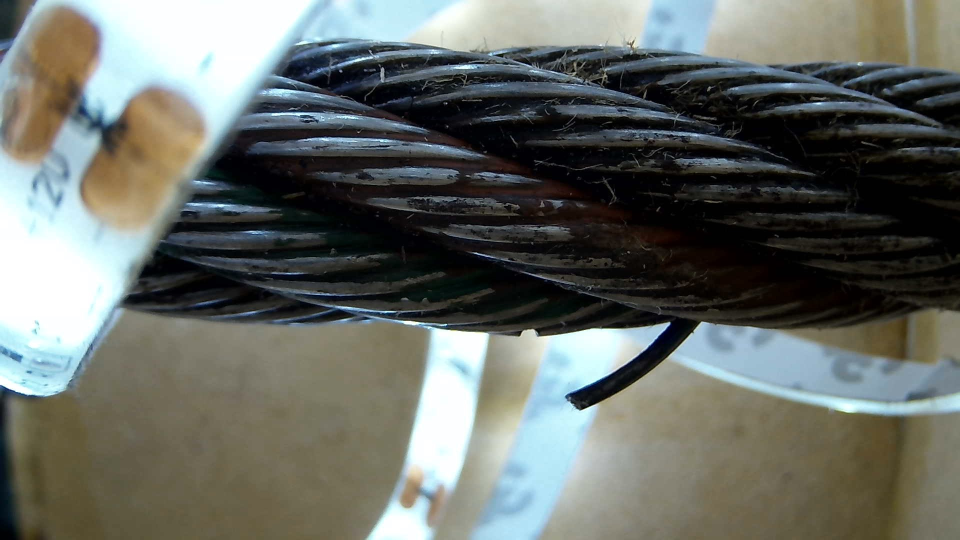
#> input picture DefectDetection/cam0/1CutandFray.jpg, 1920 x 1080 px, found by its file name (shown at 1/2 size); its folder holds 4 pictures in this run
$ python DefectDetection.py   (older library calls are emulated)
#> lines starting #> are read from the running program, lines starting #| are printed output that depends on the picture; after the words box and inside, x2 and y2 are one past the last pixel; in counts of white or black regions, pixels touching at a corner belong together; pictures that were not available may be replaced by others from this repository, and a replacement may not be noted
import cv2
import numpy as np
import matplotlib.pyplot as plt
from scipy.spatial import distance as dist
from imutils import perspective
from imutils import contours
import argparse
import imutils
import re
import glob
import os

# Helps determine size of defect for our parameter checks
def midpoint(ptA, ptB): #Finds the midpoint between two pixel (x,y) locations
	return ((ptA[0] + ptB[0]) * 0.5, (ptA[1] + ptB[1]) * 0.5)

def detectWear(imgName, numW):
	#Set image
	img = cv2.imread(imgName, cv2.IMREAD_COLOR)
	gray = cv2.cvtColor(img, cv2.COLOR_BGR2GRAY)
	gray = cv2.bilateralFilter(gray,7,40,80)

	#gray = cv2.medianBlur(gray,5)
	#gray = cv2.GaussianBlur(gray, (7, 7), 0)
	lower_gray = np.array([40])
	upper_gray = np.array([200])
	mask = cv2.inRange(gray, lower_gray, upper_gray)
	#cv2.imshow('Mask', mask)

	#cv2.imshow('Gray', gray)

	canny = cv2.Canny(gray, 380, 80, apertureSize = 3)

	#cv2.imshow('img', img)
	#cv2.imshow('Canny', canny)

	#Find contours
	j, fray = contoursEdges(canny, img, numW)


	#cv2.destroyAllWindows();

	return j, fray


def detectCorrosion(imgName):
	#Set image
	img = cv2.imread(imgName, cv2.IMREAD_COLOR)
	hsv = cv2.cvtColor(img, cv2.COLOR_BGR2HSV)
	# set hsv range for corrosion
	lower_red = np.array([0, 170, 70])
	upper_red = np.array([50, 255, 225])
	#binary mask is created from range
	mask = cv2.inRange(hsv, lower_red, upper_red)

	#apply mask to original image to show only the corrosion
	res = cv2.bitwise_and(img, img, mask = mask)
	res2 = res
	#cv2.imshow('mask', mask)
	#cv2.imshow('img', img)

	#Find contours
	j = contoursMask(mask, img)

	return j

def contoursMask(mask, img):
	cList = cv2.findContours(mask, cv2.RETR_EXTERNAL, cv2.CHAIN_APPROX_NONE)
	cList = imutils.grab_contours(cList)

	#sort contours left to right
	(cList, _) = contours.sort_contours(cList)

	j = 0 # num of defects found

	# loop over the contours individually
	for c in cList:
		# ingore contours that are too small or too big
		if cv2.contourArea(c) < 10:
			continue

		# compute the rotated bounding box of the contour
		orig = img.copy()
		box = cv2.minAreaRect(c)
		box = cv2.cv.BoxPoints(box) if imutils.is_cv2() else cv2.boxPoints(box)
		box = np.array(box, dtype="int")

		# order the points in the contour
		box = perspective.order_points(box)
		cv2.drawContours(orig, [box.astype("int")], -1, (0, 0, 255), 2)

		# draw contours
		for (x, y) in box:
			cv2.circle(orig, (int(x), int(y)), 5, (0, 0, 255), -1)

		# calculate midpoint of top left and top right points
		# and bottom left and bottom right
		(tl, tr, br, bl) = box
		(tltrX, tltrY) = midpoint(tl, tr)
		(blbrX, blbrY) = midpoint(bl, br)

		# calculate midpoint of top left and bottom left points
		# and top right and bottom right
		(tlblX, tlblY) = midpoint(tl, bl)
		(trbrX, trbrY) = midpoint(tr, br)


		# compute the Euclidean distance between the midpoints
		dA = dist.euclidean((tltrX, tltrY), (blbrX, blbrY))
		dB = dist.euclidean((tlblX, tlblY), (trbrX, trbrY))
		dY = dist.euclidean(tl,bl) #Y
		dX = dist.euclidean(bl, br) #X
		dC = dist.euclidean(bl, tr) #aCross
		#print (dC)


		#Only within possible wire y values
		if bl[1] < 400 or tl[1] > 800 or br[1] < 400 or tr[1] > 800:
			continue

		#Only within possible wire x values
		if bl[0] < 150 or br[0] > 1820 or br[0] < 150 or bl[0] > 1820:
			continue

		#Only reasonable damage possibilities
		if dY < 20 or dX < 20:
			continue


		# show the output image
		#cv2.imshow("Image", orig)
		#cv2.waitKey(0)

		j+=1

	return j;


def contoursEdges(canny, img, numW):
	kernel = cv2.getStructuringElement(cv2.MORPH_ELLIPSE,(5,5))
	dilated = cv2.dilate(canny, kernel)
	fray = False

	cList= cv2.findContours(canny, cv2.RETR_TREE, cv2.CHAIN_APPROX_SIMPLE)
	cList = imutils.grab_contours(cList)

	#sort contours from left to right
	(cList, _) = contours.sort_contours(cList)

	# loop over the contours individually
	i = 0
	for c in cList:
		# if the contour is too large, ignore it
		if cv2.contourArea(c) > 200:
			continue

		# compute the rotated bounding box of the contour
		orig = img.copy()
		box = cv2.minAreaRect(c)
		box = cv2.cv.BoxPoints(box) if imutils.is_cv2() else cv2.boxPoints(box)
		box = np.array(box, dtype="int")

		# order the points in the contour
		box = perspective.order_points(box)
		cv2.drawContours(orig, [box.astype("int")], -1, (0, 255, 0), 2)

		# Draw the points
		for (x, y) in box:
			cv2.circle(orig, (int(x), int(y)), 5, (255, 255, 0), -1)

		# compute the midpoints with the box's corners
		(tl, tr, br, bl) = box
		(tltrX, tltrY) = midpoint(tl, tr)
		(blbrX, blbrY) = midpoint(bl, br)

		(tlblX, tlblY) = midpoint(tl, bl)
		(trbrX, trbrY) = midpoint(tr, br)


		# compute the distance between the midpoints
		dA = dist.euclidean((tltrX, tltrY), (blbrX, blbrY))
		dB = dist.euclidean((tlblX, tlblY), (trbrX, trbrY))
		dY = dist.euclidean(tl,bl) #Y
		dX = dist.euclidean(bl, br) #X
		dC = dist.euclidean(bl, tr) #aCross
		#print (dC)
		#print (cv2.contourArea(c), " X:", dB, " Y:", dA)
		#print (bl, ", ", br)

		#Only within possible wire y values
		if bl[1] < 400 or tl[1] > 800 or br[1] < 400 or tr[1] > 800:
			continue

		#Only within possible wire x values
		if bl[0] < 150 or br[0] > 1820 or br[0] < 150 or bl[0] > 1820:
			continue

		#Only reasonable damage possibilities
		if dA < 15:
			continue

		if (dB/dA) > dA or (dA * dB) < 150:
			continue

		#Remove most horizontal edges
		if (dB/3) > dA:
			continue

		# [7 lines of commented-out code are left out]
		i+=1

		#Check for frays, if within range but if br/bl below wire or tr/tl above wire
		if br[1] > 800 or bl[1] > 800 or tl[1] < 400 or tr[1] < 400 :
			fray = True #set fray to true, fray overtakes wear
			continue;

	numW += i;
	return numW, fray

def pullAllImages(f):

	wirePhotos = []
	for i in range (0,4):
		wirePhotos.append([])

		for file in os.listdir(f[i]):
			if file.endswith(".jpg"):
				wirePhotos[i].append(os.path.join(f[i], file))

		wirePhotos[i] = sorted(wirePhotos[i])
#> pass 2 of the loop in pullAllImages, `for i in range (0,4):`:


		# for photo in glob.glob(f[i]+'\*.jpg'):
		# 	wirePhotos[i].append(photo)
	print(wirePhotos)
	return wirePhotos


'''
imgName1 = "corr.png"
imgName2 = "smallGrind.jpg"
imgName3 = "Undamaged.jpg"
imgName4 = "Grind.jpg"
imgName5 = "DoubleCut2.jpg"
'''

#change this to change image
#curName = imgName1;


# set up basic file stuff
output = "defects.txt"
with open(output, 'w+') as filetowrite:
	filetowrite.write("");
folders = ["cam0", "cam1", "cam2", "cam3"];
#print(len(folders))
# Pull files and store the names in an array
wirePhotos = pullAllImages(folders)


i = 0 # Keeps index

for curr in wirePhotos[0]:
	numW = 0 # number of wear defects
	numR = 0 # number of corrosion defects
	fray = [False for x in range(4)] # array of bools
	#print(curr[5:])
	#Wear
	numW, fray[0] = detectWear(curr, numW)
#> in detectWear, img is the input picture: shape (1080, 1920, 3); mean B, G, R 101.5, 107.1, 103.1
#> in detectWear, `gray = cv2.cvtColor(img, cv2.COLOR_BGR2GRAY)`:
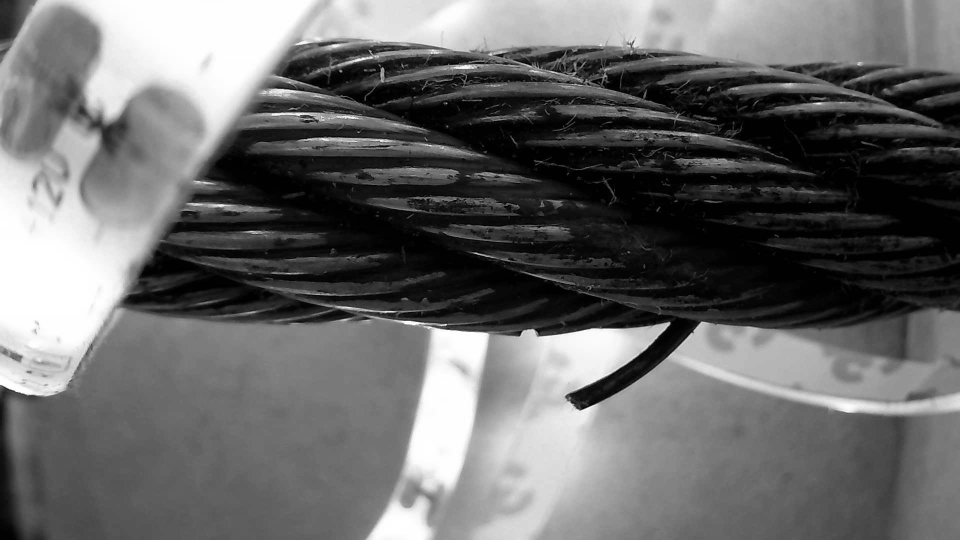
#> gray: shape (1080, 1920) (shown at 1/2 size); min 0, max 255, mean 105.3
#> in detectWear, `mask = cv2.inRange(gray, lower_gray, upper_gray)`:
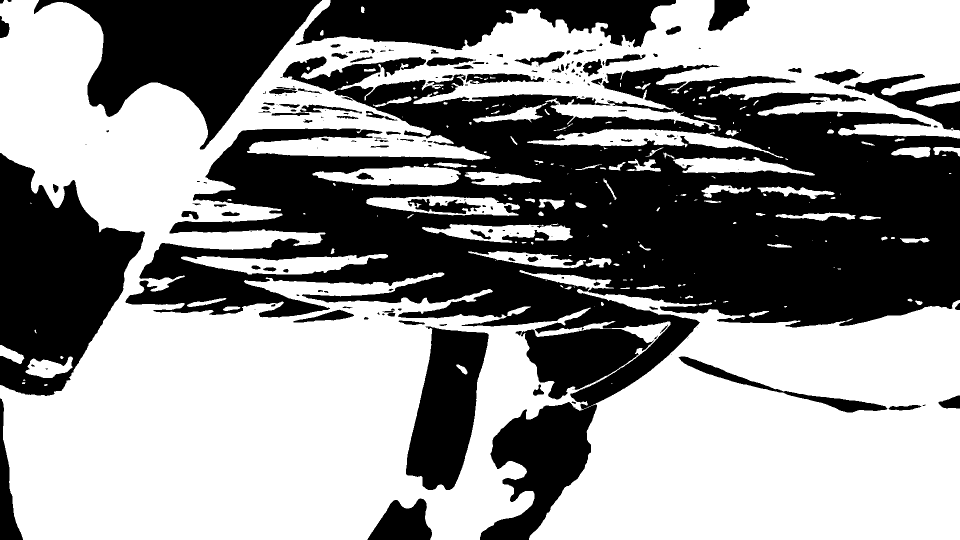
#> mask: shape (1080, 1920) (shown at 1/2 size); 56.8% white; 214 black regions (99 under 20 px), largest, box (x1, y1, x2, y2) and area: (251, 113, 1920, 1080) 579073, (0, 306, 290, 792) 82838, (68, 0, 644, 299) 78371
#> in detectWear, `canny = cv2.Canny(gray, 380, 80, apertureSize = 3)`:
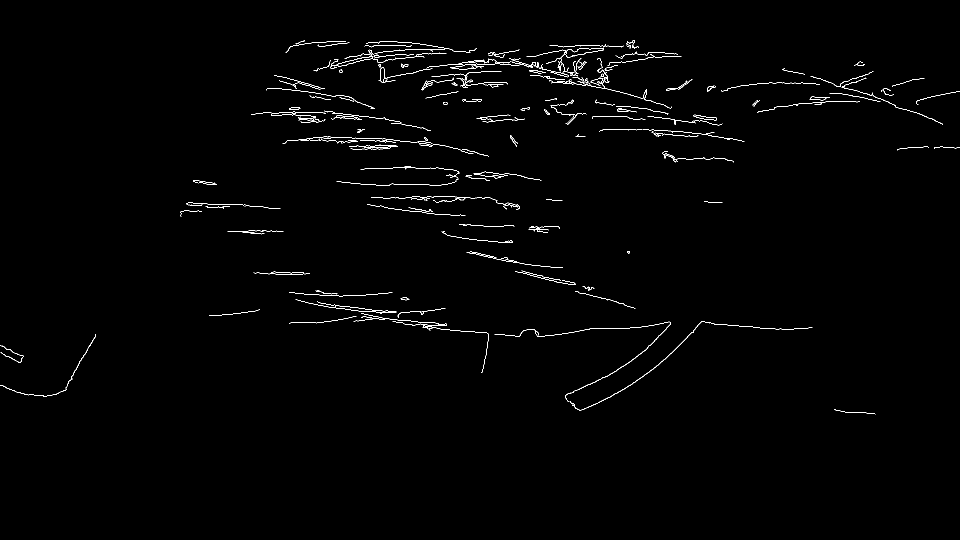
#> canny: shape (1080, 1920) (shown at 1/2 size); 0.9% white in thin lines or dots, all inside (x1, y1, x2, y2) = (0, 80, 1920, 829)
#> in contoursEdges, `dilated = cv2.dilate(canny, kernel)`:
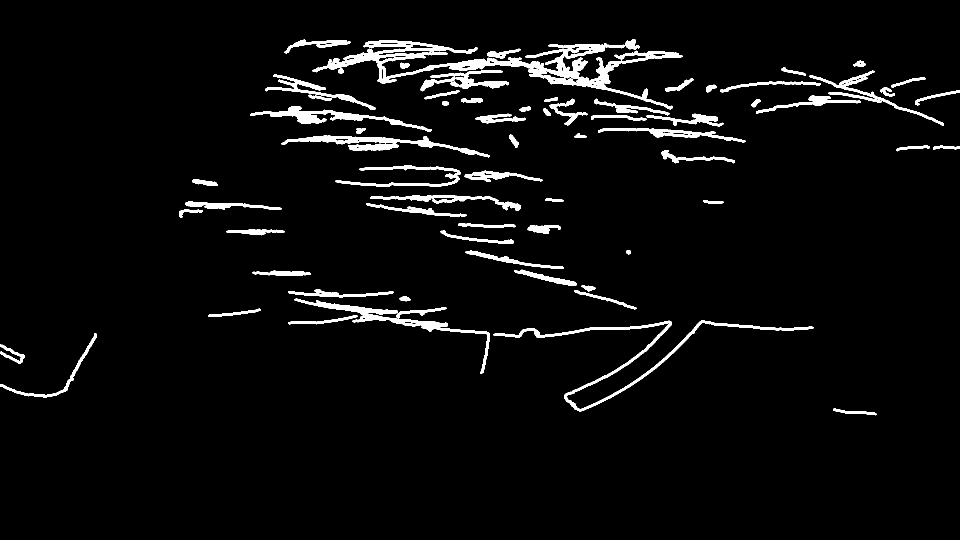
#> dilated: shape (1080, 1920) (shown at 1/2 size); 4.1% white; 71 white regions
#> in contoursEdges, `cList= cv2.findContours(canny, cv2.RETR_TREE, cv2.CHAIN_APPROX_SIMPLE)`: cList = 193 contours, 156 with area under 20; largest, box (x1, y1, x2, y2) and area: (1131, 95, 1208, 116) 628, (1131, 97, 1207, 116) 612, (660, 112, 746, 138) 400, (673, 112, 746, 133) 372, (757, 134, 865, 166) 221
#> the loop in contoursEdges, `for c in cList:` made 193 passes
#> (tl, tr, br, bl, tltrX, tltrY, blbrX, blbrY) on passes 1 to 3: ([0, 769], [85, 796], [87, 789], [-1, 776], 42.5, 782.5, 43, 782.5), ([0, 689], [47, 711], [40, 726], [-6, 704], 23.5, 700, 17, 715), ([86, 792], [134, 779], [132, 773], [88, 798], 110, 785.5, 110, 785.5)
	#cv2.waitKey(0)
	numW, fray[1] = detectWear(wirePhotos[1][i], numW)
#> the loop in contoursEdges (call 2), `for c in cList:` made 193 passes
#> c on passes 25, 48: [[584, 226], [591, 226]], [[696, 281], [712, 281]]
	#cv2.waitKey(0)
	numW, fray[2] = detectWear(wirePhotos[2][i], numW)
	#cv2.waitKey(0)
	numW, fray[3] = detectWear(wirePhotos[3][i], numW)
	#cv2.waitKey(0)
	#Corrosion
	numR = detectCorrosion(curr)
#> in detectCorrosion, `hsv = cv2.cvtColor(img, cv2.COLOR_BGR2HSV)`: hsv: shape (1080, 1920, 3); mean H, S, V 56.9, 70.9, 113.6
#> in detectCorrosion, `mask = cv2.inRange(hsv, lower_red, upper_red)`:
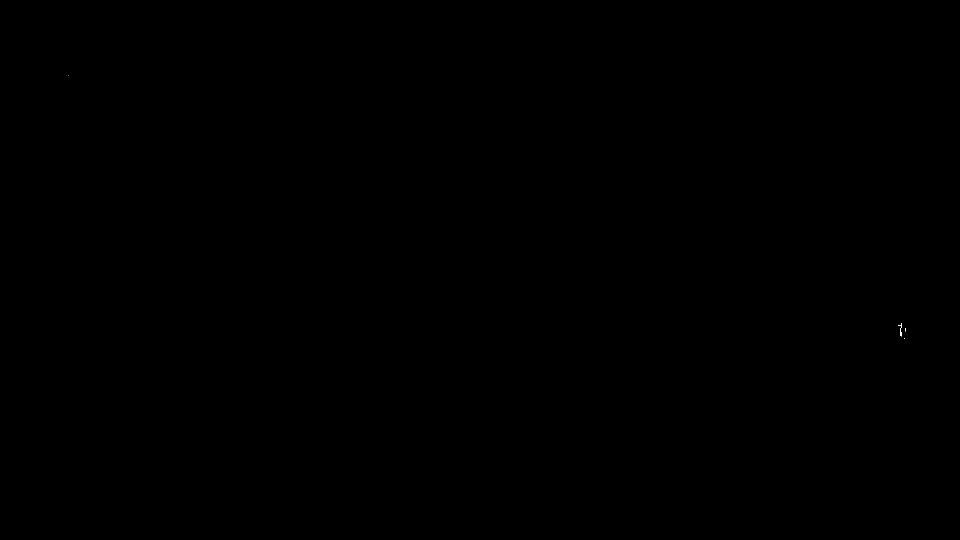
#> mask: shape (1080, 1920) (shown at 1/2 size); 0% white in thin lines or dots, all inside (x1, y1, x2, y2) = (136, 151, 1812, 678)
#> the loop in contoursMask, `for c in cList:` made 4 passes
#> c on passes 1, 3: [[136, 151]], [[1808, 677], [1809, 677]]
	#cv2.waitKey(0)
	numR += detectCorrosion(wirePhotos[1][i])
#> the loop in contoursMask (call 2), `for c in cList:` made 4 passes
	#cv2.waitKey(0)
	numR += detectCorrosion(wirePhotos[2][i])
	#cv2.waitKey(0)
	numR += detectCorrosion(wirePhotos[3][i])
	with open("defects.txt", 'a') as filetowrite:
			filetowrite.write(str(i))


	if numW != 0 :
		with open("defects.txt", 'a') as filetowrite:
			if fray[0] == True or fray[1] == True or fray[2] == True or fray[3] == True:
				filetowrite.write(" fray")
			else:
				filetowrite.write(" wear")
				#print(numW)

	if numR != 0 :
		with open("defects.txt", 'a') as filetowrite:
			filetowrite.write(" corrosion")

	if numR == 0 and numW == 0:
		with open("defects.txt", 'a') as filetowrite:
			filetowrite.write(" none")
	with open("defects.txt", 'a') as filetowrite:
		filetowrite.write("\n")
	i+=1
#> pass 2 of the loop `for curr in wirePhotos[0]:`:
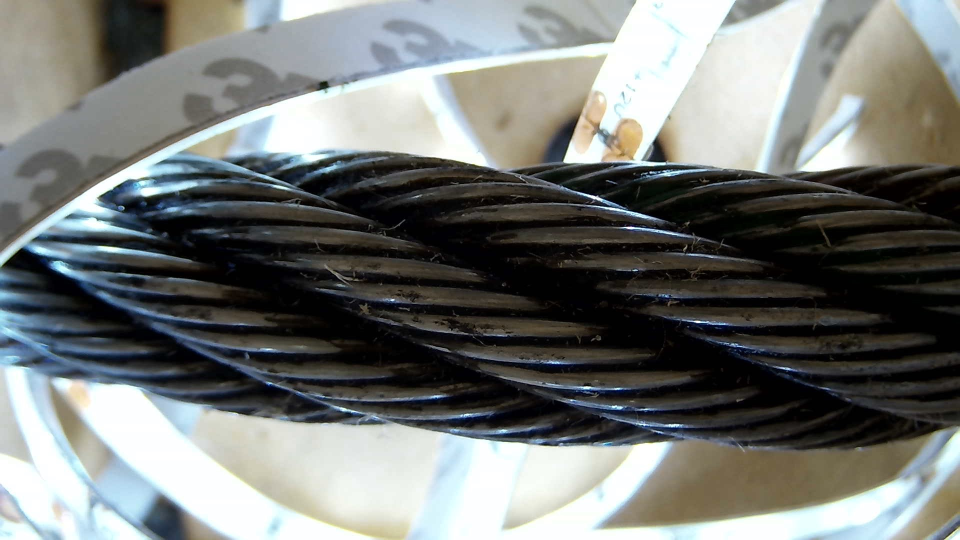
#> input picture DefectDetection/cam0/2Undamaged.jpg, 1920 x 1080 px, found by its file name (shown at 1/2 size)
#> in detectWear, img is the input picture: shape (1080, 1920, 3); mean B, G, R 116.9, 119.3, 116.4
#> in detectWear (call 5), `mask = cv2.inRange(gray, lower_gray, upper_gray)`:
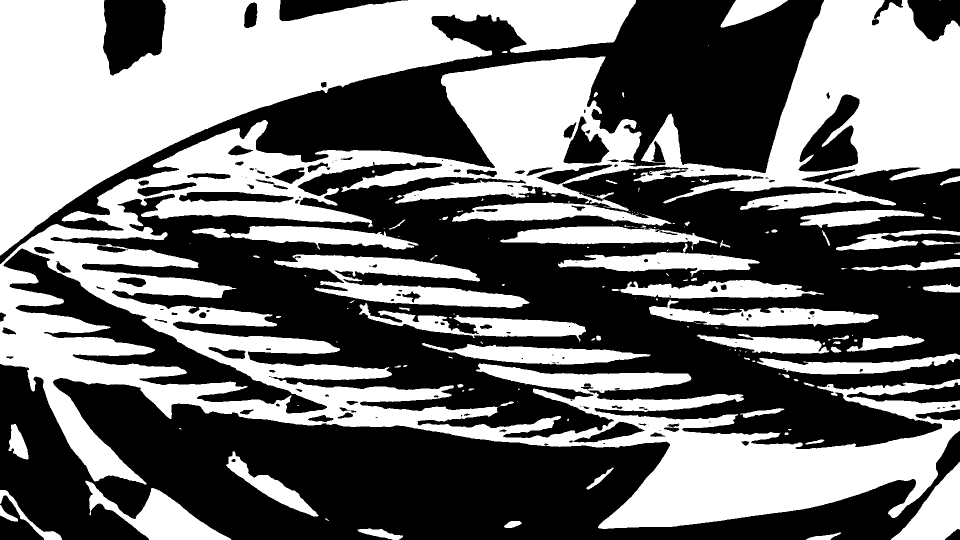
#> mask: shape (1080, 1920) (shown at 1/2 size); 45.3% white; 162 white regions (82 under 20 px), largest, box (x1, y1, x2, y2) and area: (0, 0, 1920, 1058) 516601, (0, 0, 1272, 511) 246935, (548, 509, 1059, 617) 22968
#> canny: shape (1080, 1920); 1% white in thin lines or dots
#> in contoursEdges (call 5), `dilated = cv2.dilate(canny, kernel)`:
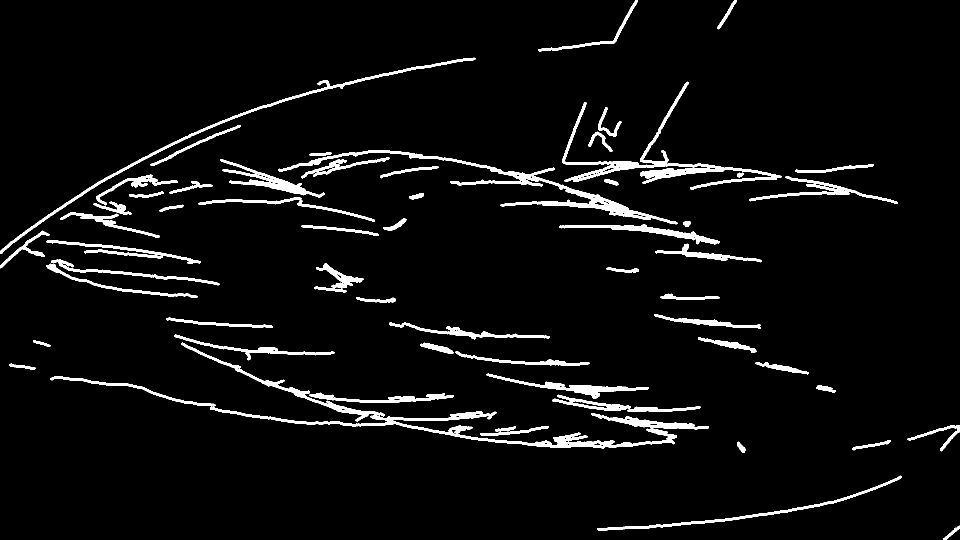
#> dilated: shape (1080, 1920) (shown at 1/2 size); 4.7% white; 62 white regions, largest, box (x1, y1, x2, y2) and area: (101, 685, 1354, 897) 13593, (556, 300, 1355, 449) 8962, (1124, 163, 1563, 380) 8579
#> the loop in contoursEdges (call 5), `for c in cList:` made 167 passes
#> c on pass 8: [[84, 464], [85, 463], [86, 464], [85, 465]]
#> (the run stopped early here; a loop or call above may not have finished)
